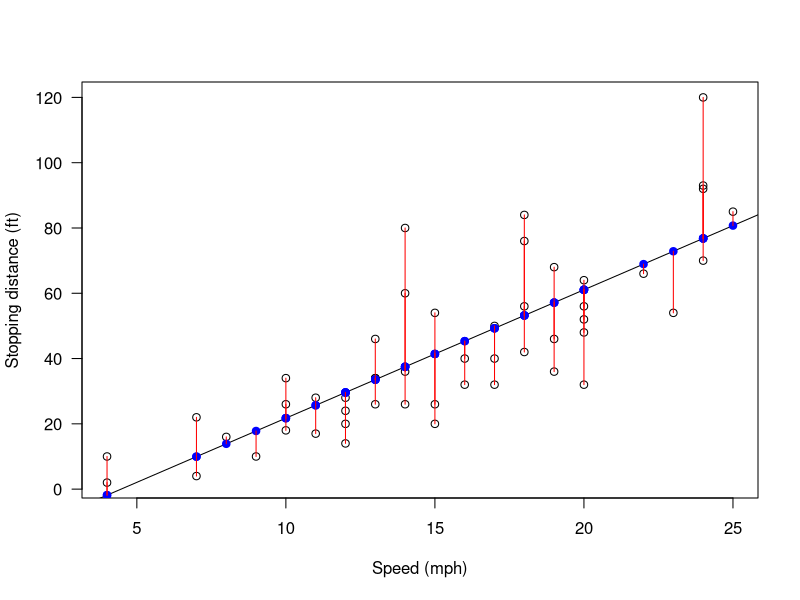

Recreate this plot in R.
# ALY6015
# Week 1
# Simple linera regression example:

# Show all available datasets
data()

# Show explanaton on dataset cars 
? cars

# Show all data points of the dataset cars
plot(cars$speed, cars$dist, xlab = "Speed (mph)", ylab = "Stopping distance (ft)",  las = 1)

# Create simple linear regression model 
myModel <- lm(cars$dist~cars$speed)

# Add linear regression model line to the data point plot
abline(myModel)

# Show contents of the linear regression model
myModel

# Predict distance using created liner regression model
predictDist <-predict(myModel)

# Show predicted distance values
predictDist

# Add predicted values into plot using blue color
points(predictDist~cars$speed, xlab = "Speed (mph)", ylab = "Stopping distance (ft)",  las = 1, col="blue", bg="blue", pch=21)

# Calculate the residal values for the model
resid(myModel)

# test that calculated RSS equal to once stored withn model
# resulted vector should have zeroes if true
resid(myModel) - myModel$residuals

# Get the number of observations
n <- length (cars$dist)

# Plot the red lines representing the difference
# between existing and predicted values for each data point
for (i in 1 : n) {
  # Plot line from X,Y in data set to X, predictedY in model
  lines(c(cars$speed[i], cars$speed[i]), c(cars$dist[i], predictDist[i]), col="red")
}
    
